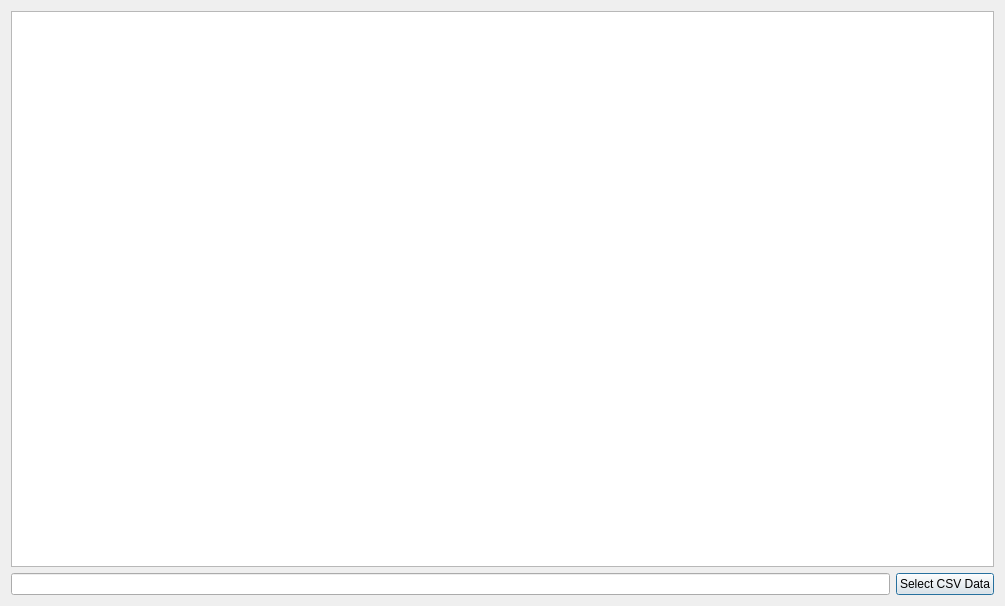
<?xml version="1.0" encoding="UTF-8"?>
<ui version="4.0">
 <class>Dialog</class>
 <widget class="QDialog" name="Dialog">
  <property name="geometry">
   <rect>
    <x>0</x>
    <y>0</y>
    <width>1005</width>
    <height>606</height>
   </rect>
  </property>
  <property name="windowTitle">
   <string>Dimensionality Reduction UI</string>
  </property>
  <layout class="QGridLayout" name="gridLayout_2">
   <item row="1" column="1">
    <layout class="QGridLayout" name="gridLayout_4">
     <item row="1" column="0">
      <widget class="QLineEdit" name="filePath"/>
     </item>
     <item row="1" column="1">
      <widget class="QPushButton" name="uploadButton">
       <property name="text">
        <string>Select CSV Data</string>
       </property>
      </widget>
     </item>
    </layout>
   </item>
   <item row="0" column="1">
    <widget class="QListView" name="listView"/>
   </item>
  </layout>
 </widget>
 <resources/>
 <connections/>
</ui>
